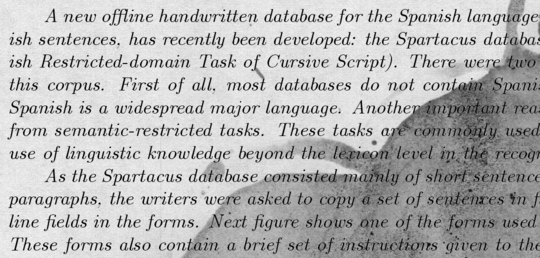
#> input picture data/test/1.png, 540 x 258 px; its folder holds only this picture in this run
$ python -i cv_approach.py   (imports and definitions only)
#> lines starting #> are read from the running program, lines starting #| are printed output that depends on the picture; after the words box and inside, x2 and y2 are one past the last pixel; in counts of white or black regions, pixels touching at a corner belong together
import cv2
import glob
import numpy as np
import matplotlib.pyplot as plt

from copy import copy,deepcopy

WHITE = 255
BLACK = 0

# [4 lines left out: function load_images, not called in this run]

def apply_transformation(image):
	return third_pass_filter(image)

# [8 lines left out: function last_filter, not called in this run]

def third_pass_filter(image):
	clean = first_pass_mean_filter(image, num_stds=0.5)
	# now I need to remove coffee stains.
	removed_stains = sliding_window_stains(clean, 3, 30)
	img = filter_by_pixels(clean, removed_stains)
	img2 = cv2.erode(img,kernel=None)
	cv2.imshow('erode',img2)
	last_filter(img2)
	return filter_by_pixels(img, img2)

# [9 lines left out: function second_pass_filter, not called in this run]


def sliding_window_stains(clean, width, window):
	(x_len, y_len) = clean.shape
	side_length = (width - 1)/2
	_, binary = cv2.threshold(clean, 0, 0, cv2.THRESH_BINARY) # massive hack, I just need a black image.
	for x in range(width, x_len - width):
		for y in range(width, y_len - width):
			middle_pixels = [clean[x+i][y+j] for i in range(-side_length, side_length+1) for j in range(-side_length, side_length+1)]
			max_color = max(middle_pixels)
			min_color = min(middle_pixels)
			if max_color - min_color <= window:
				binary[x][y] = 255
			else:
				binary[x][y] = 0
	return binary

def first_pass_mean_filter(image, num_stds=0.5):
	'''
	score on training set = 0.08277455124051479
	gets me on ~22th place
	'''
	thresh = threshold_by_mean(image, num_stds=num_stds)
	return filter_by_pixels(image, thresh)

def filter_by_pixels(image, threshold):
	'''
		Only keeps the black pixels from the image in threshold.
	'''
	binary = 1 - threshold / 255
	return threshold + np.multiply(image, binary)

def threshold_by_mean(image, num_stds=0):
	'''
		Filter by average color.
		seems to work with preserving letters. problem is that in heavy crumble, coffee stains, the image preserves.
		it removes some creasing, some light darkness, some light shadow.
	'''
	mean_color = np.mean(image)
	std = np.std(image)
	_, threshold = cv2.threshold(image, mean_color - num_stds*std, 255, cv2.THRESH_BINARY)
	return threshold

# [32 lines left out: functions file_id, explore_transformation, not called in this run]

>>> import cv2
>>> picture = cv2.imread('../data/test/1.png')
#> picture is the input picture: shape (258, 540, 3); min 3, max 244, mean 181.3
>>> result = apply_transformation(picture)
#> in threshold_by_mean, `mean_color = np.mean(image)`: mean_color = 181.3
#> in threshold_by_mean, `std = np.std(image)`: std = 54.69
#> in threshold_by_mean, `_, threshold = cv2.threshold(image, mean_color - num_stds*std, 255, cv..`:
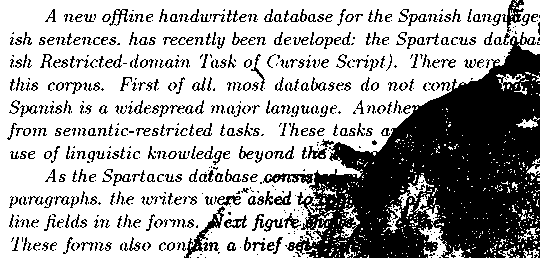
#> threshold: shape (258, 540, 3); 67.5% white; 669 black regions (346 under 20 px), largest, box (x1, y1, x2, y2) and area: (287, 32, 540, 258) 30434, (184, 206, 225, 258) 398, (263, 173, 313, 184) 285
#> in filter_by_pixels, `return threshold + np.multiply(image, binary)`:
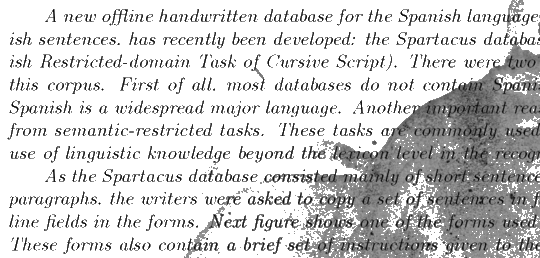
#> returned value: shape (258, 540, 3) float64; min 3, max 255, mean 208.9
#> (the run stopped early here; a loop or call above may not have finished)

$ run again, on data/test/103.png
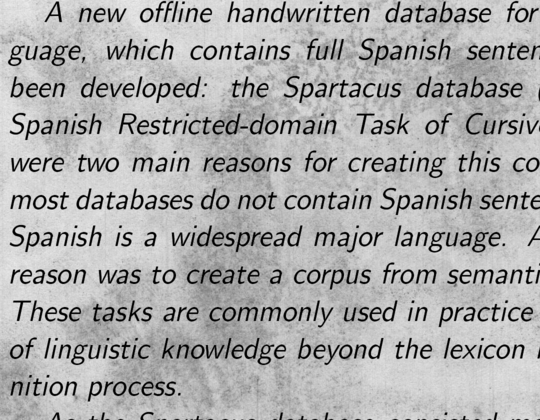
#> input picture data/test/103.png, 540 x 420 px
#> picture is the input picture: shape (420, 540, 3); min 0, max 234, mean 172.2
#> mean_color = 172.2
#> std = 54.62
#> in threshold_by_mean, `_, threshold = cv2.threshold(image, mean_color - num_stds*std, 255, cv..`:
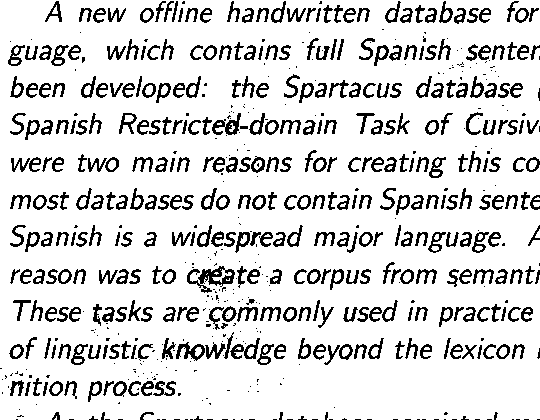
#> threshold: shape (420, 540, 3); 85.1% white; black in thin lines or dots
#> binary: shape (420, 540, 3) float64; values 0 (black) and 1 (white), 14.9% white in thin lines or dots
#> in filter_by_pixels, `return threshold + np.multiply(image, binary)`:
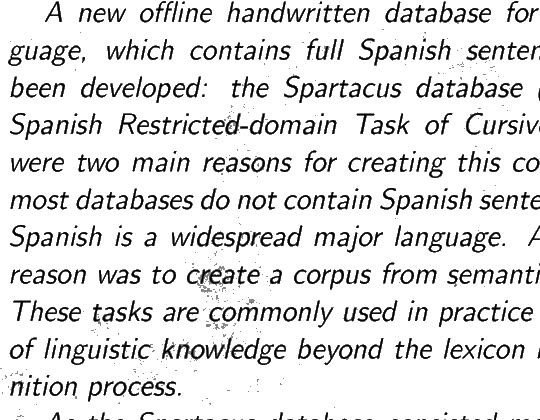
#> returned value: shape (420, 540, 3) float64; min 0, max 255, mean 225.2
